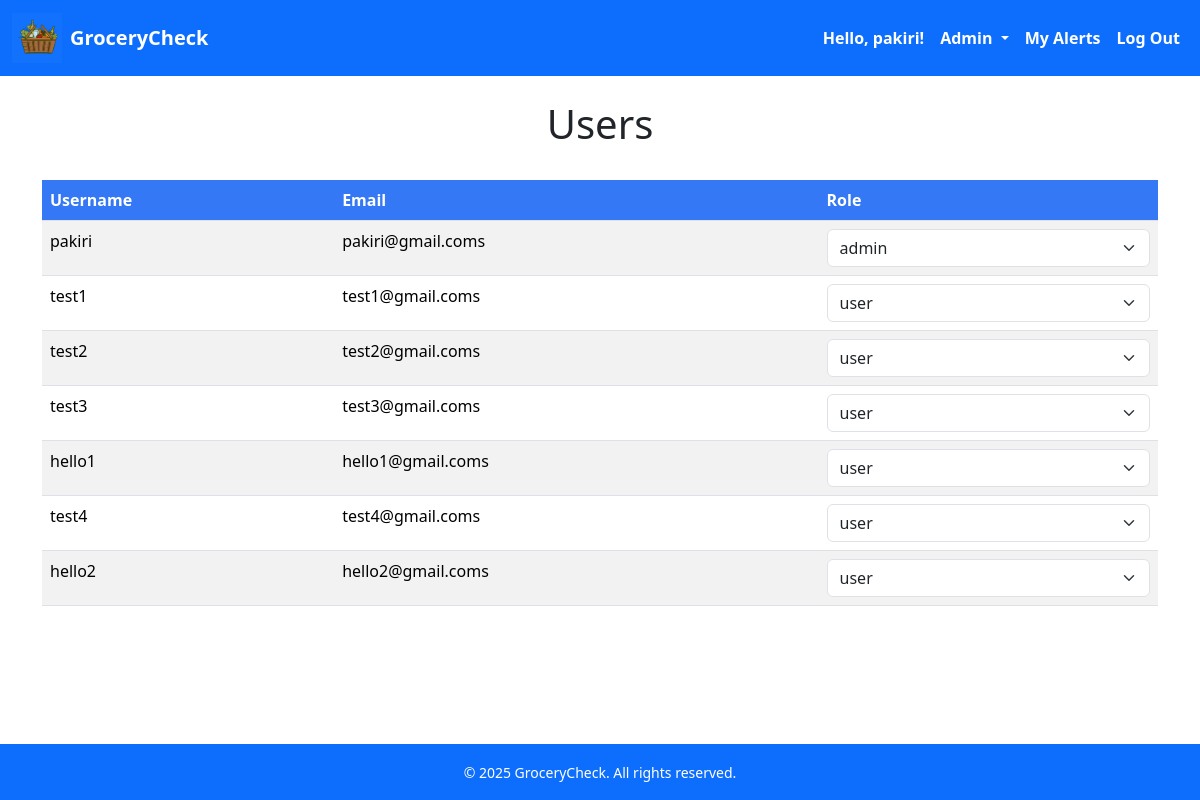
Screenshot of /admin/users (signed in) with the database file from the repository.
### src/app.py (models this page shows)
class User(db.Model):
    __tablename__ = "Users"
    id = db.Column(db.Integer, primary_key=True)
    username = db.Column(db.String(150), nullable=False, unique=True)
    email = db.Column(db.String(120), nullable=False, unique=True)
    password = db.Column(db.String(150), nullable=False)
    role = db.Column(db.String(5), nullable=False)

### src/app.py (the view)
@app.route('/admin/users')
def displayUsers():
    users = User.query.all()
    return render_template('users.html', users=users)

### src/templates/users.html (shortened to what this page needs)
<!DOCTYPE html>
<html lang="en">
<head>
    <link rel="stylesheet" href="{{ url_for('static', filename='bootstrap/css/bootstrap.min.css') }}">
</head>
<body class="d-flex flex-column min-vh-100">
    <nav class="navbar navbar-expand-lg navbar-dark bg-primary mb-4">
        <div class="container-fluid">
            <a class="navbar-brand d-flex align-items-center gap-2" href="/">
                <img src="{{ url_for('static', filename='images/logo.png') }}" alt="Logo" width="50" height="50"
                    class="d-inline-block align-text-top">
                <span class="fw-bold text-white">GroceryCheck</span>
            </a>
            <div class="collapse navbar-collapse" id="navbarContent">
                <ul class="navbar-nav ms-auto mb-2 mb-lg-0 ">
                    {% if session['GCusername'] %}
                    <li class="nav-item">
                        <span class="nav-link disabled text-white fw-bold">Hello, {{ session['GCusername'] }}!</span>
                    </li>
                        {% if session['GCuser_role'] == "admin" %}
                        <li class="nav-item dropdown">
                            <a class="nav-link dropdown-toggle text-white fw-bold" href="#" id="adminDropdown" role="button"
                                data-bs-toggle="dropdown" aria-expanded="false">
                                Admin
                            </a>
                        </li>
                        {% endif %}
                    <li class="nav-item">
                        <a class="nav-link text-white fw-bold" href="{{ url_for('displayAlerts') }}">My Alerts</a>
                    </li>
                    <li class="nav-item">
                        <a class="nav-link text-white fw-bold" href="{{ url_for('logout') }}">Log Out</a>
                    </li>
                    {% endif %}
                </ul>
            </div>
        </div>
    </nav>
    <h1 class="text-center">Users</h1>
    <br/>
    <div class="container">
        <table class="table table-striped">
            <thead class="custom-header">
                <tr>
                    <th scope="col">Username</th>
                    <th scope="col">Email</th>
                    <th scope="col">Role</th>
                </tr>
            </thead>
            <tbody>
                {% for user in users %}
                <tr>
                    <td>{{user.username}}</td>
                    <td>{{user.email}}</td>
                    <td>
                        <form action="{{ url_for('changeRole') }}" method="post">
                            <select name="user_store" class="form-select" onchange="this.form.submit()">
                                <option value="admin" {% if user.role == "admin" %}selected{% endif %}>admin</option>
                                <option value="user" {% if user.role == "user" %}selected{% endif %}>user</option>
                            </select>
                        </form>
                    </td>
                </tr>
                {% endfor %}
            </tbody>
        </table>
    </div>
    <footer class="bg-primary text-white text-center py-3 mt-auto">
        <div class="container">
            <small>&copy; 2025 GroceryCheck. All rights reserved.</small>
        </div>
    </footer>
</body>
</html>

### src/templates/users.html (style rules this page uses)
.custom-header th { background-color: #3478f6 !important; color: white !important; }

### rows the page displays
User: GCusername "pakiri", username "pakiri", email "pakiri@gmail.coms", user_store "admin"
User: username "test1", email "test1@gmail.coms", user_store "user"
User: username "test2", email "test2@gmail.coms", user_store "user"
User: username "test3", email "test3@gmail.coms", user_store "user"
User: username "hello1", email "hello1@gmail.coms", user_store "user"
User: username "test4", email "test4@gmail.coms", user_store "user"
User: username "hello2", email "hello2@gmail.coms", user_store "user"
